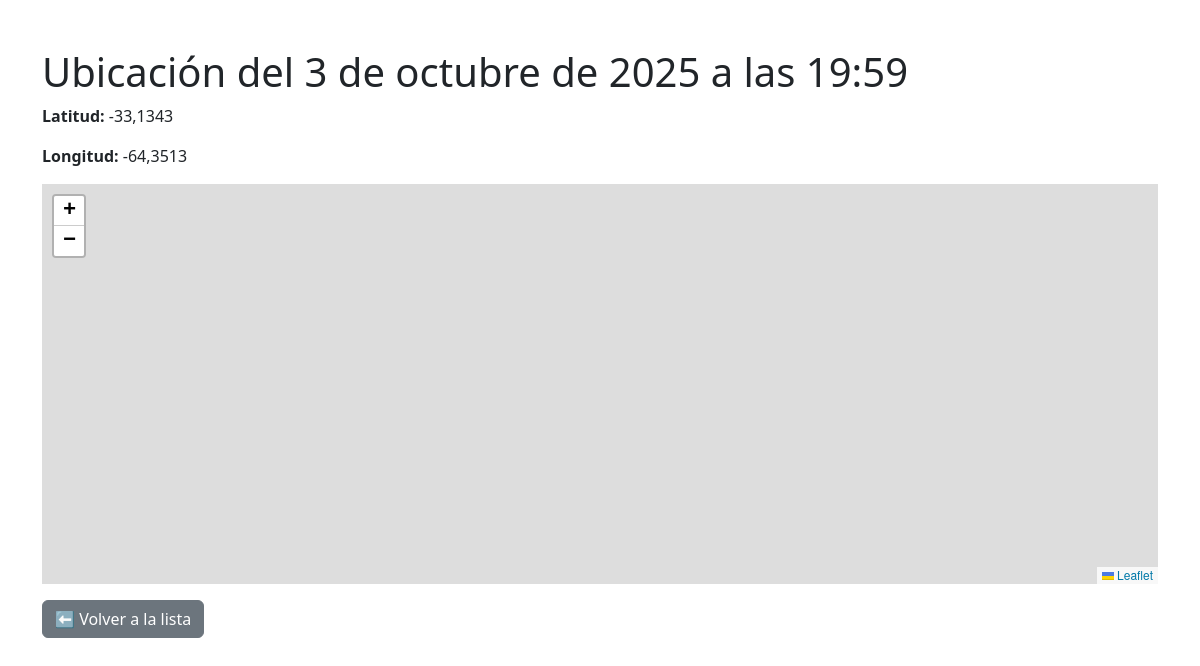
Page /detalle/5/ on the committed database.
### api/models.py (models this page shows, shortened)
class Ubicacion(models.Model):
    latitud = models.FloatField()
    longitud = models.FloatField()
    fecha_hora = models.DateTimeField(default=timezone.now)

### api/views.py (the view)
# urls.py: path("detalle/<int:pk>/", views.detalle_ubicacion, name="detalle_ubicacion"),
def detalle_ubicacion(request, pk):
    ubicacion = get_object_or_404(Ubicacion, pk=pk)
    return render(request, "detalle_ubicacion.html", {"ubicacion": ubicacion})

### api/templates/detalle_ubicacion.html (shortened to what this page needs)
<!DOCTYPE html>
<html lang="es">
<head>
  <link href="https://cdn.jsdelivr.net/npm/bootstrap@5.3.0/dist/css/bootstrap.min.css" rel="stylesheet">
</head>
<body class="container py-5">
  <h1>Ubicación del {{ ubicacion.fecha_hora }}</h1>
  <p><strong>Latitud:</strong> {{ ubicacion.latitud }}</p>
  <p><strong>Longitud:</strong> {{ ubicacion.longitud }}</p>
  <div id="map" style="height:400px; width:100%;"></div>
  <a href="{% url 'lista_ubicaciones' %}" class="btn btn-secondary mt-3">⬅ Volver a la lista</a>
<link rel="stylesheet" href="https://unpkg.com/leaflet/dist/leaflet.css"/>
</body>
</html>

### rows in the picture
Ubicacion: fecha_hora "3 de octubre de 2025 a las 19:59", latitud "-33,1343", longitud "-64,3513"
